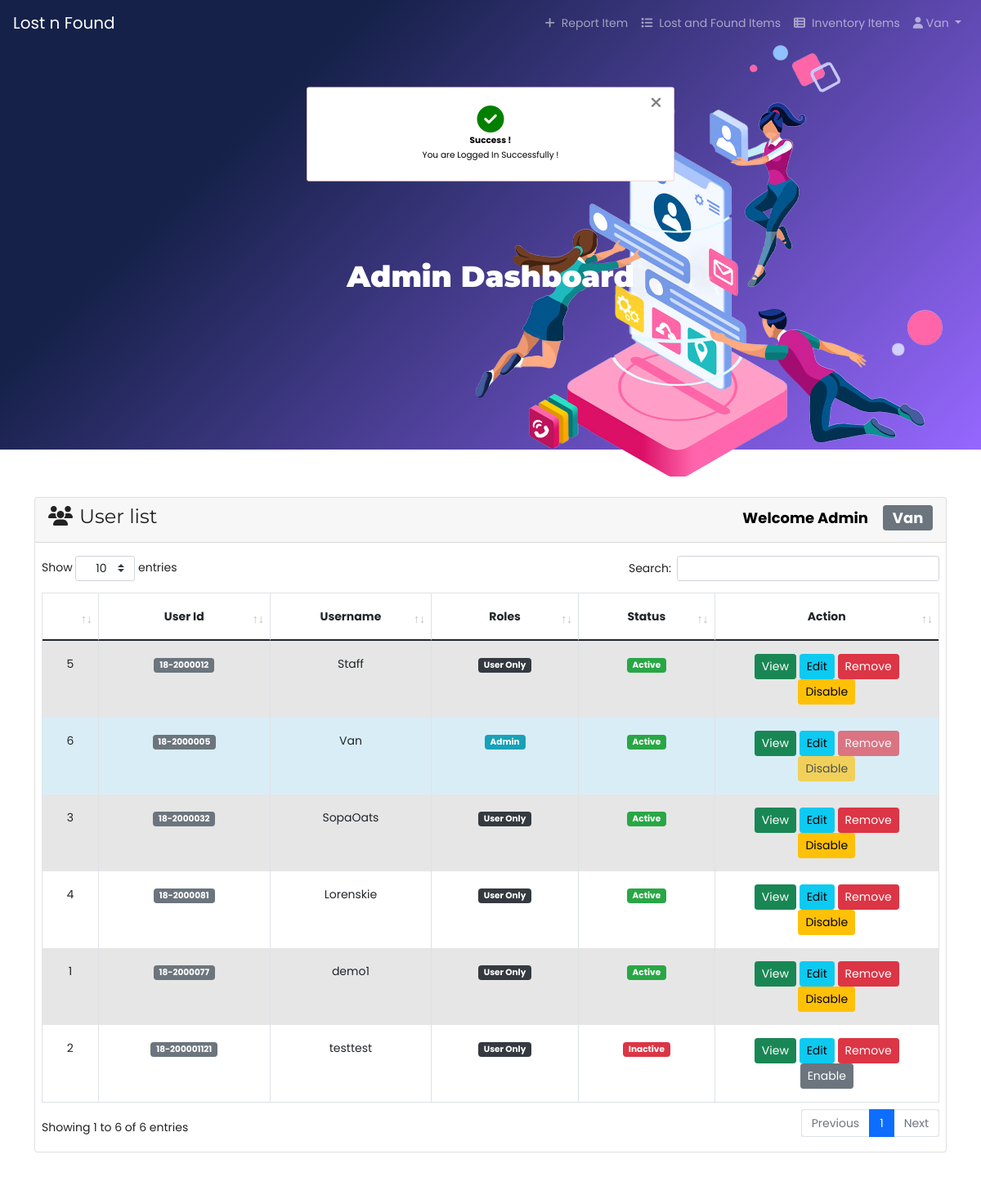
The app's page /admindashboard.php (signed in), older data.
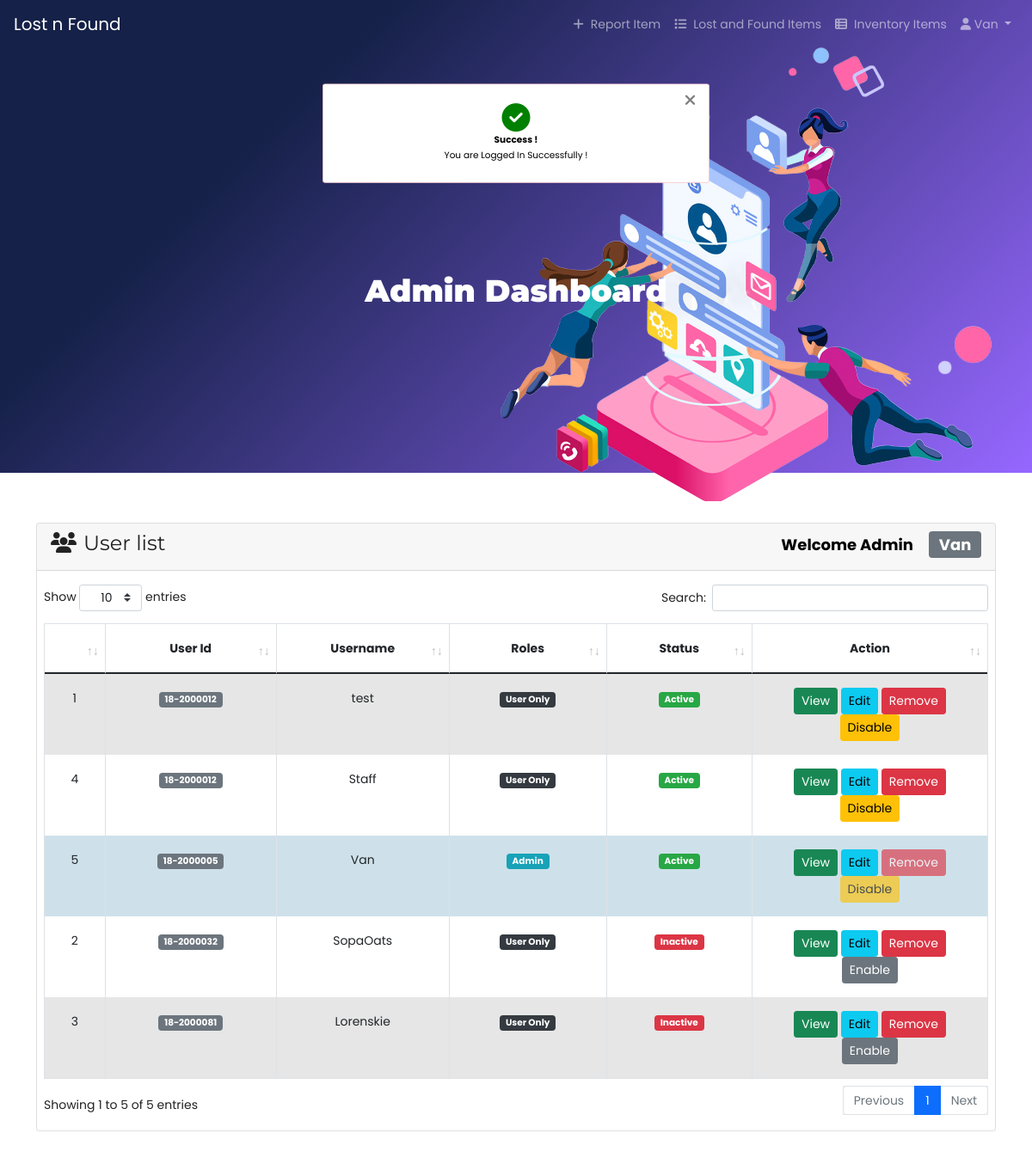
The same page, newer data.
### tables this page shows
CREATE TABLE `tbl_users` (
  `id` int(11) NOT NULL,
  `inputID` varchar(255) DEFAULT NULL,
  `name` varchar(255) DEFAULT NULL,
  `username` varchar(255) DEFAULT NULL,
  `email` varchar(255) DEFAULT NULL,
  `password` varchar(255) DEFAULT NULL,
  `securityquestions` varchar(255) DEFAULT NULL,
  `securityanswer` varchar(255) DEFAULT NULL,
  `roleid` tinyint(4) DEFAULT NULL,
  `isActive` tinyint(4) DEFAULT 0,
  `created_at` timestamp NOT NULL DEFAULT current_timestamp(),
  `updated_at` timestamp NOT NULL DEFAULT current_timestamp()
);

### lib/Session.php (called while the page is built, shortened)
<?php
class Session{
  public static function get($key){
    if (isset($_SESSION[$key])) {
      return $_SESSION[$key];
    }else{
      return false;
    }
  }
}

### classes/Users.php (called while the page is built, shortened)
<?php
include 'lib/Database.php';
include_once 'lib/Session.php';
class Users{
  private $db;
  public function __construct(){
    $this->db = new Database();
  }
  public function selectAllUserData(){
    $sql = "SELECT * FROM tbl_users ORDER BY id DESC";
    $stmt = $this->db->pdo->prepare($sql);
    $stmt->execute();
    return $stmt->fetchAll(PDO::FETCH_OBJ);
  }
}

### admindashboard.php (the view, shortened to what this page needs)
<?php
include 'inc/header.php';
$logMsg = Session::get('logMsg');
if (isset($logMsg)) {
  echo $logMsg;
}
?>
<!DOCTYPE html>
<html lang="en">
<head>
</head>
<body>
        <section class="bckground">
          <div class="IMGLOG">
            <img class="bckgroundimg" src="image/profile.png" alt="">
          </div>
        </section>
        <div class="card-body card_body">
        <h1 class="card-body text-center bolder" >Admin Dashboard</h1>
        </div>
    <div class="container rounded bg-white mt-5 mb-5" style="margin-top: 5%!important;">
      <div class="card">
        <div class="card-header">
          <h3><i class="fas fa-users mr-2"></i>User list <span class="float-right">
          <?php
              $roleid = Session::get('roleid') ;
              if ($roleid  == '1'){
                echo "<span class='badge' style='color:black;'>Welcome Admin</span>";
              }elseif ($roleid == '3') {
                  echo "<span class='badge' style='color:black;'>Welcome User</span>";
              }
          ?>
            <span class="badge badge-lg badge-secondary text-white">
              <?php
              $username = Session::get('username');
              if (isset($username)) {
                echo $username;
              }
              ?>
            </span>
          </span></h3>
        </div>
        <div class="card-body pr-2 pl-2">
          <table id="tbl-user" class="tbl-user table table-striped table-bordered" style="width:100%">
                  <thead>
                    <tr>
                      <th  class="text-center"></th>
                      <th  class="text-center">User Id</th>
                      <th  class="text-center" >Username</th>
                      <th  class="text-center">Roles</th>
                      <th  class="text-center">Status</th>
                      <th  width='25%' class="text-center">Action</th>
                    </tr>
                  </thead>
                  <tbody>
                    <?php
                      $allUser = $users->selectAllUserData();
                      if ($allUser) {
                        $i = 0;
                        foreach ($allUser as  $value) {
                          $i++;
                     ?>
                      <tr class="text-center"
                      <?php if (Session::get("id") == $value->id) {
                        echo "style='background:#d9edf7' ";
                      } ?>
                      >
                        <td><?php echo $i; ?></td>
                        <td><span class="badge badge-lg badge-secondary text-white"><?php echo $value->inputID; ?></span></td>
                        <td><?php echo $value->username; ?></td>
                        <td><?php if ($value->roleid  == '1'){
                          echo "<span class='badge badge-lg badge-info text-white'>Admin</span>";
                        } elseif ($value->roleid == '2') {
                          echo "<span class='badge badge-lg badge-dark text-white'>Editor</span>";
                        }elseif ($value->roleid == '3') {
                            echo "<span class='badge badge-lg badge-dark text-white'>User Only</span>";
                        } ?></td>
                        <td>
                          <?php if ($value->isActive == '0') { ?>
                          <span class="badge badge-lg badge-success text-white">Active</span>
                        <?php }else{ ?>
                    <span class="badge badge-lg badge-danger text-white">Inactive</span>
                        <?php } ?>
                        </td>
                        <td>
                          <?php if ( Session::get("roleid") == '1') {?>
                            <a class="btn btn-success btn-sm
                            " href="profile.php?id=<?php echo $value->id;?>">View</a>
                            <a class="btn btn-info btn-sm " href="profile.php?id=<?php echo $value->id;?>">Edit</a>
                            <a onclick="return confirm('Are you sure To Delete ?')" class="btn btn-danger
                    <?php if (Session::get("id") == $value->id) {
                      echo "disabled";
                    } ?>
                             btn-sm " href="?remove=<?php echo $value->id;?>">Remove</a>
                             <?php if ($value->isActive == '0') {  ?>
                               <a onclick="return confirm('Are you sure to deactivate user?')" class="btn btn-warning
                       <?php if (Session::get("id") == $value->id) {
                         echo "disabled";
                       } ?>
                                btn-sm " href="?deactive=<?php echo $value->id;?>">Disable</a>
                             <?php } elseif($value->isActive == '1'){?>
                               <a onclick="return confirm('Are you sure to activate user?')" class="btn btn-secondary
                       <?php if (Session::get("id") == $value->id) {
                         echo "disabled";
                       } ?>
                                btn-sm " href="?active=<?php echo $value->id;?>">Enable</a>
                             <?php } ?>
                        <?php  }elseif(Session::get("id") == $value->id  && Session::get("roleid") == '2'){ ?>
                          <a class="btn btn-success btn-sm " href="profile.php?id=<?php echo $value->id;?>">View</a>
                          <a class="btn btn-info btn-sm " href="profile.php?id=<?php echo $value->id;?>">Edit</a>
                        <?php }elseif(Session::get("id") == $value->id  && Session::get("roleid") == '3'){ ?>
                          <a class="btn btn-success btn-sm " href="profile.php?id=<?php echo $value->id;?>">View</a>
                          <a class="btn btn-info btn-sm " href="profile.php?id=<?php echo $value->id;?>">Edit</a>
                        <?php } ?>
                        </td>
                      </tr>
                    <?php }}else{ ?>
                      <tr class="text-center">
                      <td>No user availabe now !</td>
                    </tr>
                    <?php } ?>
                  </tbody>
              </table>
        </div>
      </div>
    </div>
</body>
</html>
<?php
  include 'inc/footer.php';
  ?>

### inc/header.php (shortened to what this page needs)
<?php
$filepath = realpath(dirname(__FILE__));
include_once $filepath."/../lib/Session.php";
$users = new Users();
?>
<!DOCTYPE html>
<html lang="en" dir="ltr">
  <head>
    <link rel="stylesheet" href="assets/design.css">
    <link rel="stylesheet" href="assets/bootstrap.min.css">
    <link rel="stylesheet" href="assets/user.css">
    <link rel="stylesheet" href="https://cdn.jsdelivr.net/npm/bootstrap@5.0.0-alpha1/dist/css/bootstrap.min.css">
    <link href="https://maxcdn.bootstrapcdn.com/font-awesome/4.7.0/css/font-awesome.min.css" rel="stylesheet">
    <link rel="stylesheet" href="assets/dataTables.bootstrap4.min.css">
    <link rel="stylesheet" href="assets/style.css">
  </head>
  <body>
    <div class="containers">
      <nav class="navbar navbar-expand-md navbar-dark bg-dark card-header">
        <a class="navbar-brand" href="home.php">Lost n Found</a>
        <div class="collapse navbar-collapse" id="navbarsExampleDefault">
          <ul class="navbar-nav ml-auto">
          <?php
          if (Session::get("login") == TRUE) {
          ?>
          <a class="nav-link isLogout" href="Finder.php"><i class="fas fa-plus mr-2"></i>Report Item</span></a>
          <a class="nav-link isLogout" href="ListItem.php"><i class="fas fa-list mr-2"></i>Lost and Found Items</span></a>
          <a class="nav-link isLogout" href="Inventory.php"><i class="fas fa-th-list mr-2"></i>Inventory Items</span></a>
          <?php } else{
            ?>
          <?php }?>
            <li class="nav-item dropdown" style="cursor: pointer;">
            <a class="nav-link dropdown-toggle" href="#" id="navbarDropdownMenuLink" data-toggle="dropdown" aria-haspopup="true" aria-expanded="false">
              <span id="user_displayName" ><i class="fas fa-user"></i>
              <?php
              $username = Session::get('username');
              if (isset($username)) {
                echo $username;
              }
              ?>
              </span>
            </a>
               <?php if (Session::get('id') == TRUE) { ?>
               <?php if (Session::get('roleid') == '1') { ?>
              </li>
            <?php  } ?>
          <?php } ?>
              </ul>
        </div>
      </nav>

### inc/footer.php (shortened to what this page needs)
  </body>
</html>

### assets/design.css (style rules this page uses)
* { margin: 0; padding: 0; font-family: 'Poppins', sans-serif; }
body { background-color: white; background-size: cover; }
.IMGLOG { margin: auto; right: 0; position: absolute; z-index: 0; }
nav { display: flex; padding: 2% 6%; justify-content: space-between; align-items: center; }
h1 { font-size: 60px; }
.container { padding: 25px 30px; margin-top: 60px; max-width: 600px; background: rgb(52 58 64 / 19%)!important; border-radius: 30px; margin-bottom: 60px; }

### assets/user.css (style rules this page uses)
.table td, .table th { padding: 1rem!important; }

### assets/style.css (style rules this page uses)
body { line-height: 24px; font-size: 14px; font-style: normal; font-weight: normal; visibility: visible; font-family: 'Montserrat', sans-serif; color: #222; }
h1, h2, h3, h4, h5, h6 { color: #222; font-family: 'Montserrat', sans-serif; font-weight: 400; margin-top: 0; }
h1 { font-size: 36px!important; line-height: 42px; }
h3 { font-size: 24px; line-height: 30px; }
.alert_frame { z-index: 12; width: 100%; height: 100%; top: 0; left: 0; right: 0; bottom: 0; transition: opacity 500ms ease-in-out; }
.alert { z-index: 2; transform: translate(-50%, -50%) scale(0.75); top: 10%; left: 50%; width: 50%; background: white; padding: 30px; position: fixed; color: black; display: flex; justify-content: center; align-items: center; flex-direction: column; }

### admindashboard.php (style rules this page uses)
.disabled { background-color:#e9ecef; }
.bg-dark { background-color:#343a4000!important; border-bottom: none!important; }
.bckground { background-position: center; background-size: cover; position: absolute; top: 0; left: 0; width: 100%; height: auto; z-index: -1; height:550px; background-color: #9667ff; background-image: linear-gradient(315deg, #9667ff 0%, #152148 74%); }
.IMGLOG { z-index: -1!important; margin: 45px!important; }
.card_body { margin-top:230px; }
.bolder { color:white; font-size: 3rem; font-weight: 900; line-height: 1.125; padding-bottom: 12%; }

Row changes from the older to the newer data that the page shows:
removed tbl_users: inputID "18-2000077", username "demo1", shows "User Only", isActive "Active"
removed tbl_users: inputID "18-200001121", username "testtest", shows "User Only", isActive "Inactive"
added tbl_users: inputID "18-2000012", username "test", shows "User Only", isActive "Active"
changed tbl_users "SopaOats": isActive "Active Disable" → "Inactive Enable"
changed tbl_users "Lorenskie": isActive "Active Disable" → "Inactive Enable"
Text that changed along with them:
text written by a page script: "Show entries Search: Showing 1 to 6 of 6 entries Previous 1 Next" → "Show entries Search: Showing 1 to 5 of 5 entries Previous 1 Next"
